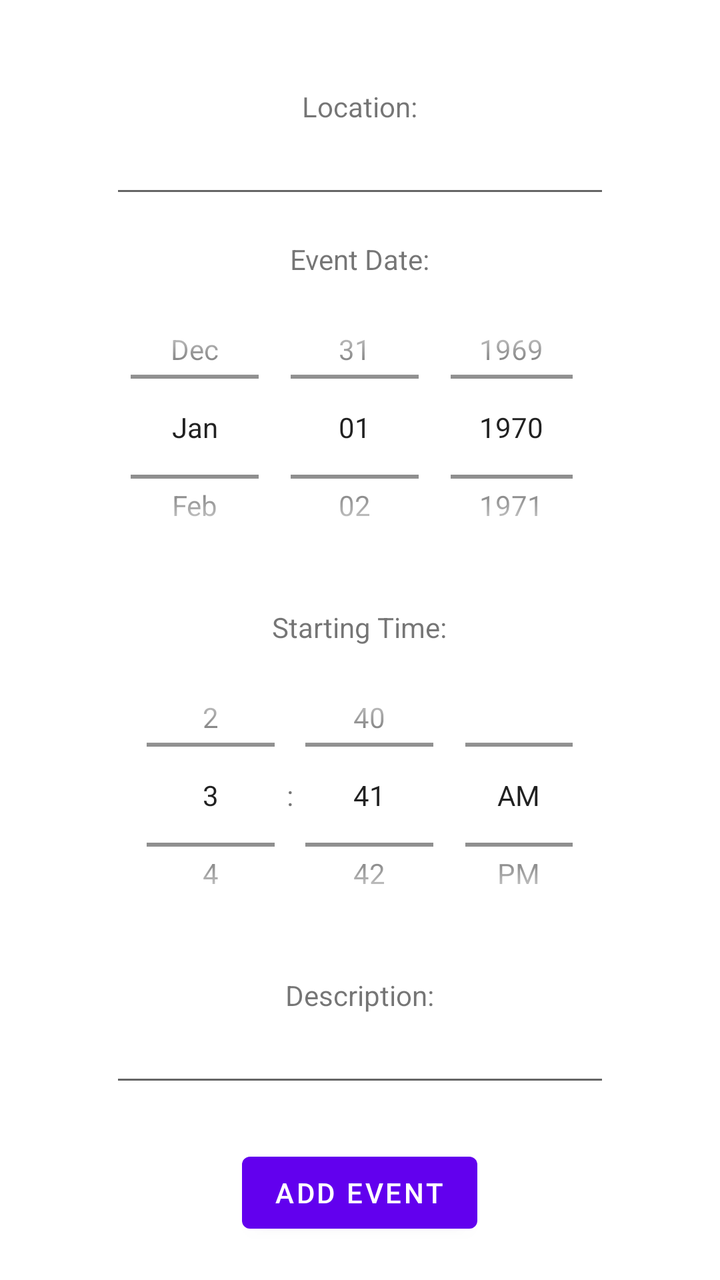
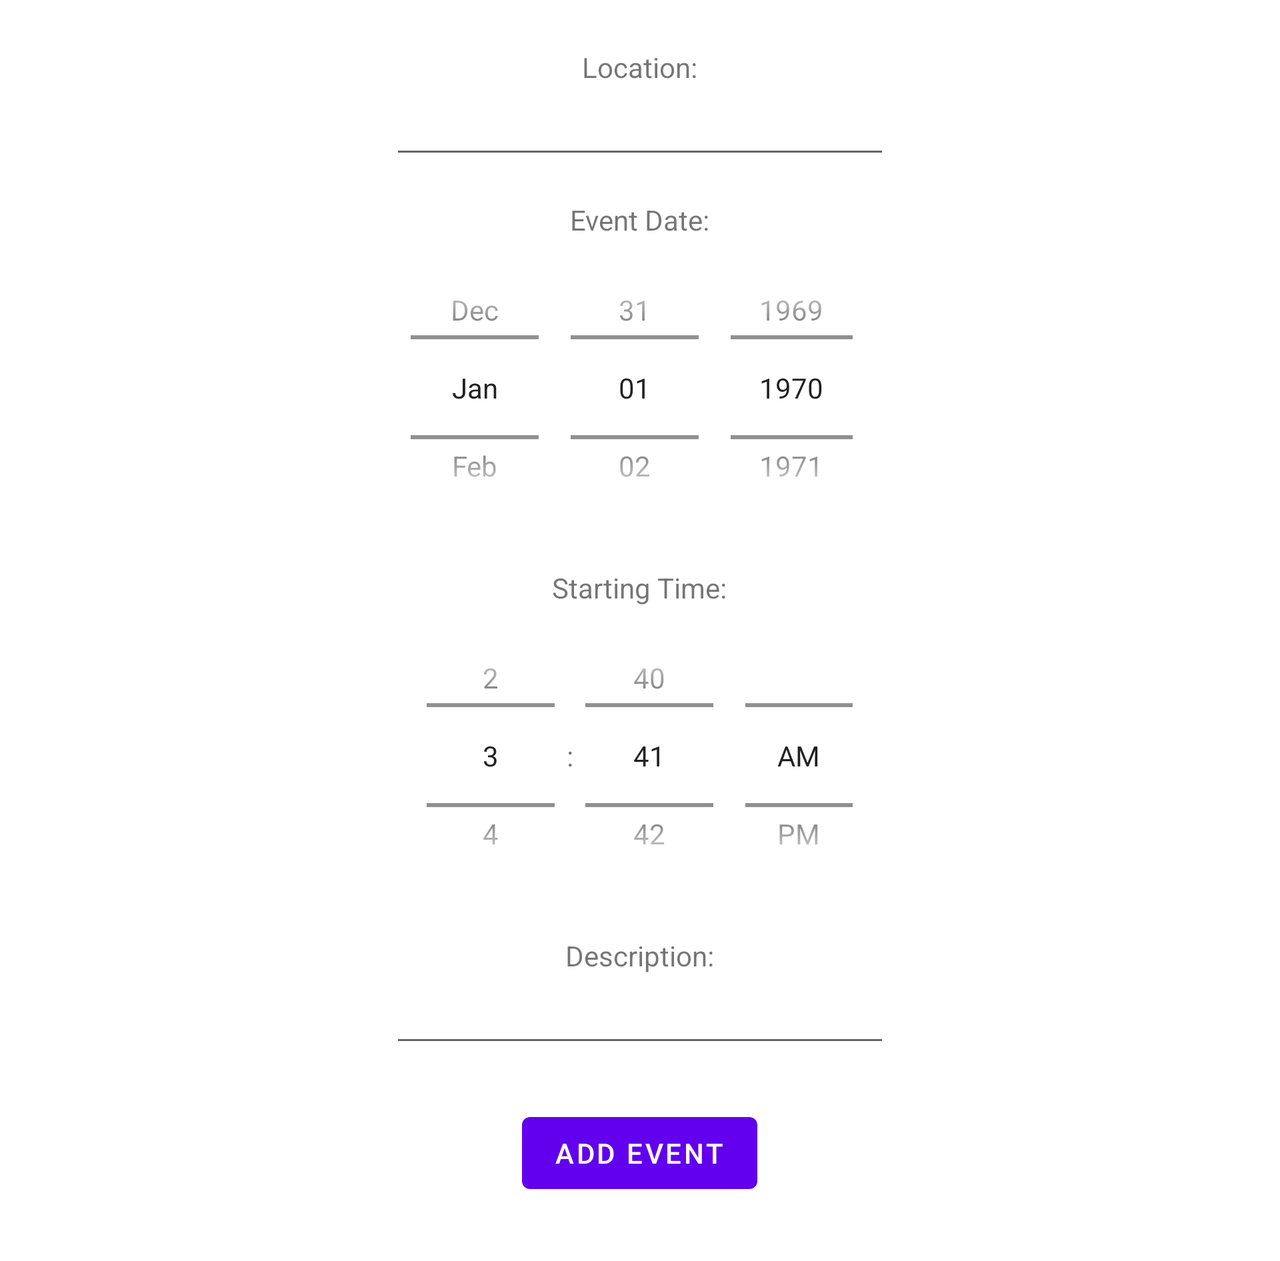

The same Android screen from two of the app's own layout files: first res/layout/ as a phone draws it, then the repository's variant for another configuration, drawn on a device whose configuration selects that folder. Both files follow.
<!-- AndroidManifest.xml: application theme Theme.AdventureTravels -->
<!-- res/layout/activity_add_event.xml -->
<?xml version="1.0" encoding="utf-8"?>
<LinearLayout
    xmlns:android="http://schemas.android.com/apk/res/android"
    xmlns:app="http://schemas.android.com/apk/res-auto"
    android:orientation="vertical"
    android:gravity="center"
    android:layout_width="match_parent"
    android:layout_height="match_parent">

    <TextView
        android:id="@+id/textLocation"
        android:layout_width="wrap_content"
        android:layout_height="wrap_content"
        android:layout_marginTop="24dp"
        android:text="Location:"
        app:layout_constraintBottom_toTopOf="@id/editLocation"
        app:layout_constraintEnd_toEndOf="parent"
        app:layout_constraintStart_toStartOf="parent"
        app:layout_constraintTop_toTopOf="parent" />

    <EditText
        android:id="@+id/editLocation"
        android:layout_width="250dp"
        android:layout_height="wrap_content"
        app:layout_constraintBottom_toTopOf="@id/textDateStart"
        app:layout_constraintEnd_toEndOf="parent"
        app:layout_constraintStart_toStartOf="parent"
        app:layout_constraintTop_toBottomOf="@id/textLocation" />

    <TextView
        android:id="@+id/textDateStart"
        android:layout_width="wrap_content"
        android:layout_height="wrap_content"
        android:layout_marginTop="16dp"
        android:text="Event Date:"
        app:layout_constraintStart_toStartOf="parent"
        app:layout_constraintEnd_toEndOf="parent"
        app:layout_constraintTop_toBottomOf="@id/editLocation"
        app:layout_constraintBottom_toTopOf="@id/dateStart" />

    <DatePicker
        android:id="@+id/dateStart"
        android:layout_width="245dp"
        android:layout_height="149dp"
        android:calendarViewShown="false"
        android:datePickerMode="spinner"
        app:layout_constraintStart_toStartOf="parent"
        app:layout_constraintEnd_toEndOf="parent"
        app:layout_constraintTop_toBottomOf="@id/textDateStart"
        app:layout_constraintBottom_toTopOf="@id/textStartTime" />

    <TextView
        android:id="@+id/textStartTime"
        android:layout_width="wrap_content"
        android:layout_height="wrap_content"
        android:layout_marginTop="16dp"
        android:text="Starting Time:"
        app:layout_constraintStart_toStartOf="parent"
        app:layout_constraintEnd_toEndOf="parent"
        app:layout_constraintTop_toBottomOf="@id/dateStart"
        app:layout_constraintBottom_toTopOf="@id/startTime" />

    <TimePicker
        android:id="@+id/startTime"
        android:layout_width="245dp"
        android:layout_height="149dp"
        android:calendarViewShown="false"
        android:datePickerMode="spinner"
        android:timePickerMode="spinner"
        app:layout_constraintBottom_toTopOf="@id/textDescription"
        app:layout_constraintEnd_toEndOf="parent"
        app:layout_constraintStart_toStartOf="parent"
        app:layout_constraintTop_toBottomOf="@id/textStartTime" />

    <TextView
        android:id="@+id/textDescription"
        android:layout_width="wrap_content"
        android:layout_height="wrap_content"
        android:layout_marginTop="16dp"
        android:text="Description:"
        app:layout_constraintBottom_toTopOf="@id/editDescription"
        app:layout_constraintEnd_toEndOf="parent"
        app:layout_constraintStart_toStartOf="parent"
        app:layout_constraintTop_toBottomOf="@id/startTime" />

    <EditText
        android:id="@+id/editDescription"
        android:layout_width="250dp"
        android:layout_height="wrap_content"
        app:layout_constraintEnd_toEndOf="parent"
        app:layout_constraintStart_toStartOf="parent"
        app:layout_constraintTop_toBottomOf="@id/textDescription" />

    <Button
        android:id="@+id/buttonFinish"
        android:layout_width="wrap_content"
        android:layout_height="wrap_content"
        android:layout_marginTop="24dp"
        android:text="Add Event"
        app:layout_constraintBottom_toBottomOf="parent"
        app:layout_constraintEnd_toEndOf="parent"
        app:layout_constraintStart_toStartOf="parent"
        app:layout_constraintTop_toBottomOf="@id/editDescription" />

</LinearLayout>
<!-- resources referenced by this layout -->
<resources>
  <style name="Theme.AdventureTravels" parent="Theme.MaterialComponents.DayNight.DarkActionBar">
          
          <item name="colorPrimary">@color/purple_500</item>
          <item name="colorPrimaryVariant">@color/purple_700</item>
          <item name="colorOnPrimary">@color/white</item>
          
          <item name="colorSecondary">@color/teal_200</item>
          <item name="colorSecondaryVariant">@color/teal_700</item>
          <item name="colorOnSecondary">@color/black</item>
          
          <item name="android:statusBarColor" tools:targetApi="l">?attr/colorPrimaryVariant</item>
          
      </style>
  <color name="purple_500">#FF6200EE</color>
  <color name="purple_700">#FF3700B3</color>
  <color name="white">#FFFFFFFF</color>
  <color name="teal_200">#FF03DAC5</color>
  <color name="teal_700">#FF018786</color>
  <color name="black">#FF000000</color>
</resources>
<!-- res/layout-land/activity_add_event.xml (the repository's variant of the layout above) -->
<!-- drawn on the phone turned sideways -->
<?xml version="1.0" encoding="utf-8"?>
<ScrollView
    xmlns:android="http://schemas.android.com/apk/res/android"
    android:layout_width="match_parent"
    android:layout_height="match_parent">

    <LinearLayout
        android:orientation="vertical"
        android:gravity="center"
        android:layout_width="match_parent"
        android:layout_height="match_parent">

        <TextView
            android:id="@+id/textLocation"
            android:layout_width="wrap_content"
            android:layout_height="wrap_content"
            android:layout_marginTop="24dp"
            android:text="Location:" />

        <EditText
            android:id="@+id/editLocation"
            android:layout_width="250dp"
            android:layout_height="wrap_content" />

        <TextView
            android:id="@+id/textDateStart"
            android:layout_width="wrap_content"
            android:layout_height="wrap_content"
            android:layout_marginTop="16dp"
            android:text="Event Date:" />

        <DatePicker
            android:id="@+id/dateStart"
            android:layout_width="245dp"
            android:layout_height="149dp"
            android:calendarViewShown="false"
            android:datePickerMode="spinner" />

        <TextView
            android:id="@+id/textStartTime"
            android:layout_width="wrap_content"
            android:layout_height="wrap_content"
            android:layout_marginTop="16dp"
            android:text="Starting Time:" />

        <TimePicker
            android:id="@+id/startTime"
            android:layout_width="245dp"
            android:layout_height="149dp"
            android:calendarViewShown="false"
            android:datePickerMode="spinner"
            android:timePickerMode="spinner" />

        <TextView
            android:id="@+id/textDescription"
            android:layout_width="wrap_content"
            android:layout_height="wrap_content"
            android:layout_marginTop="16dp"
            android:text="Description:" />

        <EditText
            android:id="@+id/editDescription"
            android:layout_width="250dp"
            android:layout_height="wrap_content" />

        <Button
            android:id="@+id/buttonFinish"
            android:layout_width="wrap_content"
            android:layout_height="wrap_content"
            android:layout_marginTop="24dp"
            android:layout_marginBottom="30dp"
            android:text="Add Event" />

    </LinearLayout>

</ScrollView>
